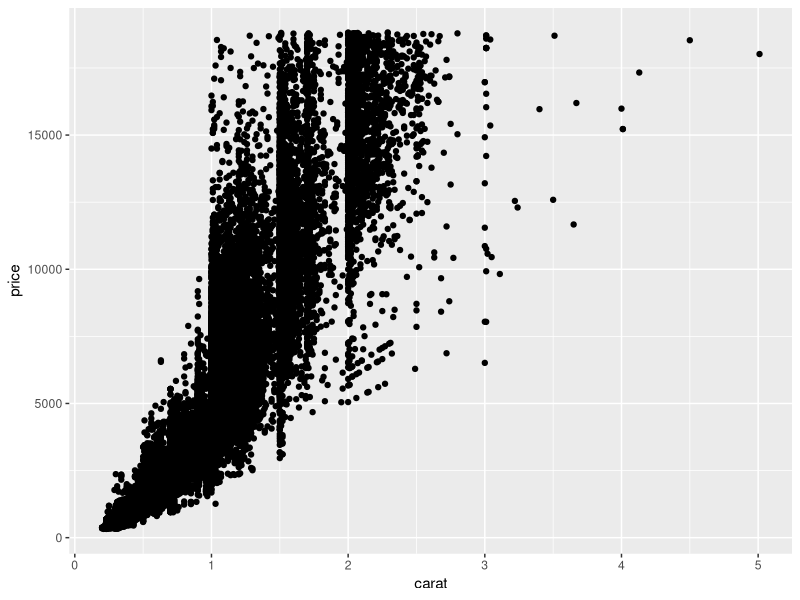
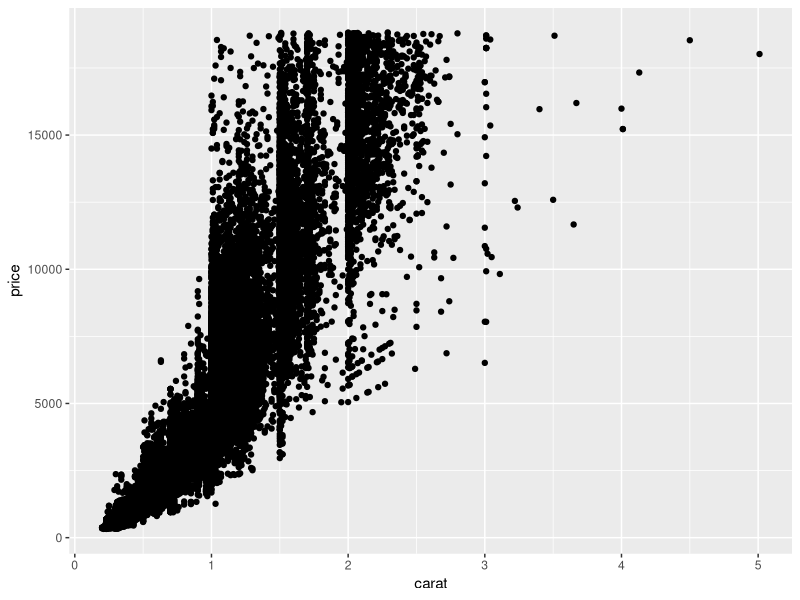
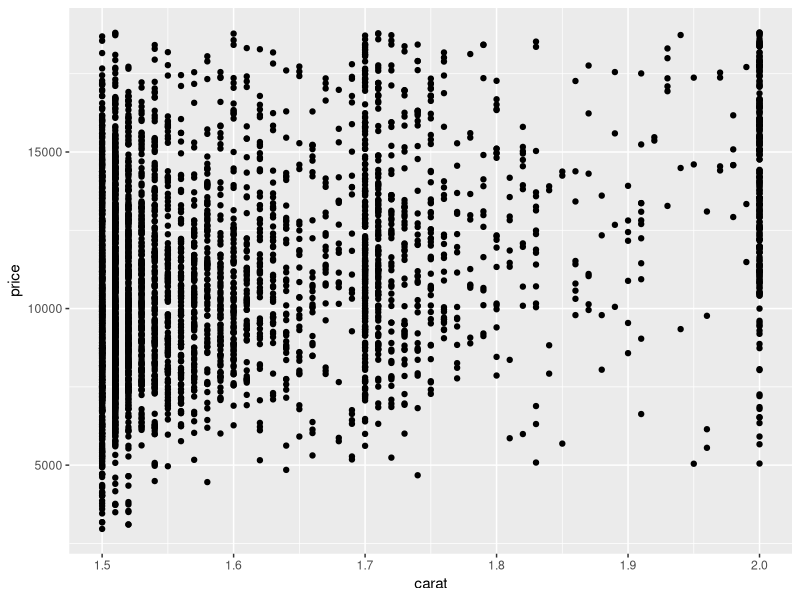
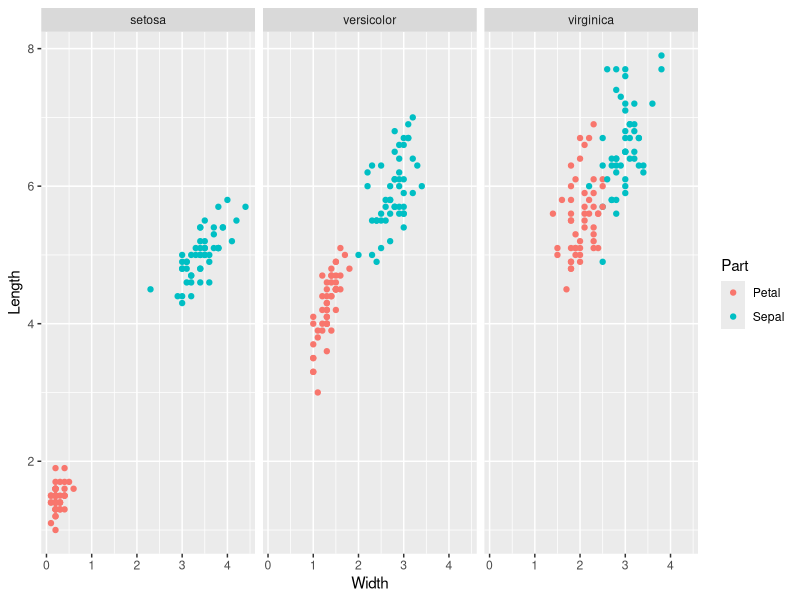

Reproduce these figures in R, in order.
## ---- chunk 1
library(tidyverse)
## ---- chunk 2
## Original code; hard to read
summarize(group_by(diamonds, cut), mean_price = mean(price))
## ---- chunk 3
## TODO: Re-write the code above following the tidyverse style guide
diamonds %>% 
  group_by(cut) %>% 
  summarize(mean_price = mean(price))

## ---- chunk 4
## NOTE: You can copy this code to the chunk below
iris %>%
  mutate(Sepal.Area=Sepal.Length*Sepal.Width) %>%
  group_by( Species ) %>%
  summarize_if(is.numeric,mean)%>%
  ungroup() %>%
  pivot_longer( names_to="measure",values_to="value",cols=-Species ) %>%
  arrange(value )
## ---- chunk 5
## TODO: Re-write the code above following the tidyverse style guide

## ---- chunk 6
iris %>%
  group_by(Species) %>%
  summarize(Sepal.Length = mean(Sepal.Length), Sepal.Width = mean(Sepal.Width), Petal.Length = mean(Petal.Length), Petal.Width = mean(Petal.Width))
## ---- chunk 7
## TODO: Re-write the code above following the tidyverse style guide
## ---- chunk 8
## NOTE: No need to edit, just an example
ggplot(diamonds, aes(carat, price)) +
  geom_point()
## ---- chunk 9
## NOTE: No need to edit, just an example
diamonds %>%
  ggplot(aes(carat, price)) +
  geom_point()
## ---- chunk 10
## NOTE: No need to edit, just an example
diamonds %>%
  filter(1.5 <= carat, carat <= 2.0) %>%

  ggplot(aes(carat, price)) +
  geom_point()
## ---- chunk 11
## NOTE: No need to edit, just an example
diamonds %>%
  filter(1.5 <= carat, carat <= 2.0) %>%
  glimpse()

  ## ggplot(aes(carat, price)) +
  ## geom_point()
## ---- chunk 12
ggplot(
  iris %>%
  pivot_longer(
    names_to = c("Part", ".value"),
    names_sep = "\\.",
    cols = -Species
  ),
  aes(Width, Length, color = Part)
) +
  geom_point() +
  facet_wrap(~Species)
## ---- chunk 13

